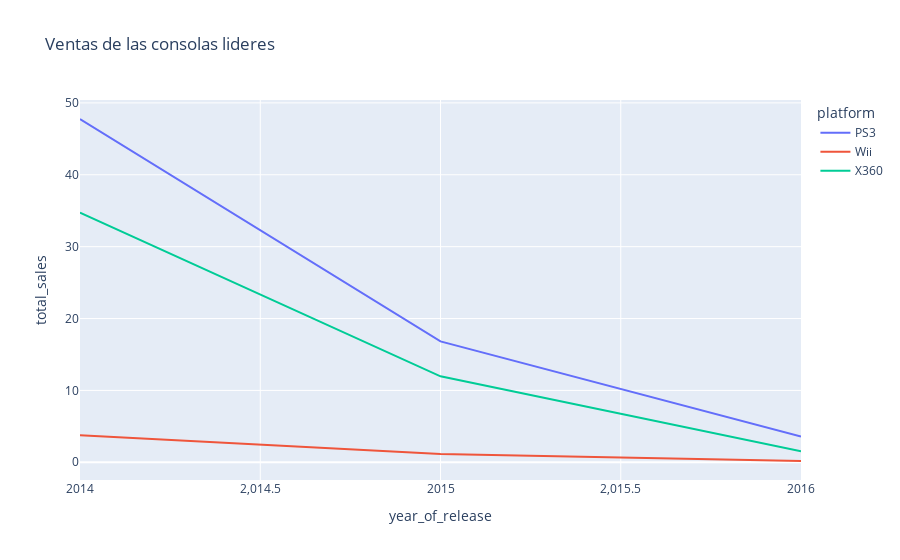

The code cell stored with this chart in its notebook:
### Code cell
fig3=px.line(bounded_data[bounded_data['year_of_release']>=2014],x='year_of_release',y='total_sales',color='platform', title='Ventas de las consolas lideres')
fig3.show()

### Figure 1 — Plotly figure (JSON) as saved in the notebook; plotly's stock layout.template omitted (floating-point values rounded to 4 significant figures)
{"data": [{"hovertemplate": "platform=PS3<br>year_of_release=%{x}<br>total_sales=%{y}<extra></extra>", "legendgroup": "PS3", "line": {"color": "#636efa", "dash": "solid"}, "marker": {"symbol": "circle"}, "mode": "lines", "name": "PS3", "orientation": "v", "showlegend": true, "type": "scatter", "x": [2014, 2015, 2016], "xaxis": "x", "y": [47.76, 16.82, 3.6], "yaxis": "y"}, {"hovertemplate": "platform=Wii<br>year_of_release=%{x}<br>total_sales=%{y}<extra></extra>", "legendgroup": "Wii", "line": {"color": "#EF553B", "dash": "solid"}, "marker": {"symbol": "circle"}, "mode": "lines", "name": "Wii", "orientation": "v", "showlegend": true, "type": "scatter", "x": [2014, 2015, 2016], "xaxis": "x", "y": [3.75, 1.14, 0.18], "yaxis": "y"}, {"hovertemplate": "platform=X360<br>year_of_release=%{x}<br>total_sales=%{y}<extra></extra>", "legendgroup": "X360", "line": {"color": "#00cc96", "dash": "solid"}, "marker": {"symbol": "circle"}, "mode": "lines", "name": "X360", "orientation": "v", "showlegend": true, "type": "scatter", "x": [2014, 2015, 2016], "xaxis": "x", "y": [34.74, 11.96, 1.52], "yaxis": "y"}], "layout": {"legend": {"title": {"text": "platform"}, "tracegroupgap": 0}, "title": {"text": "Ventas de las consolas lideres"}, "xaxis": {"anchor": "y", "domain": [0, 1], "title": {"text": "year_of_release"}}, "yaxis": {"anchor": "x", "domain": [0, 1], "title": {"text": "total_sales"}}}}
